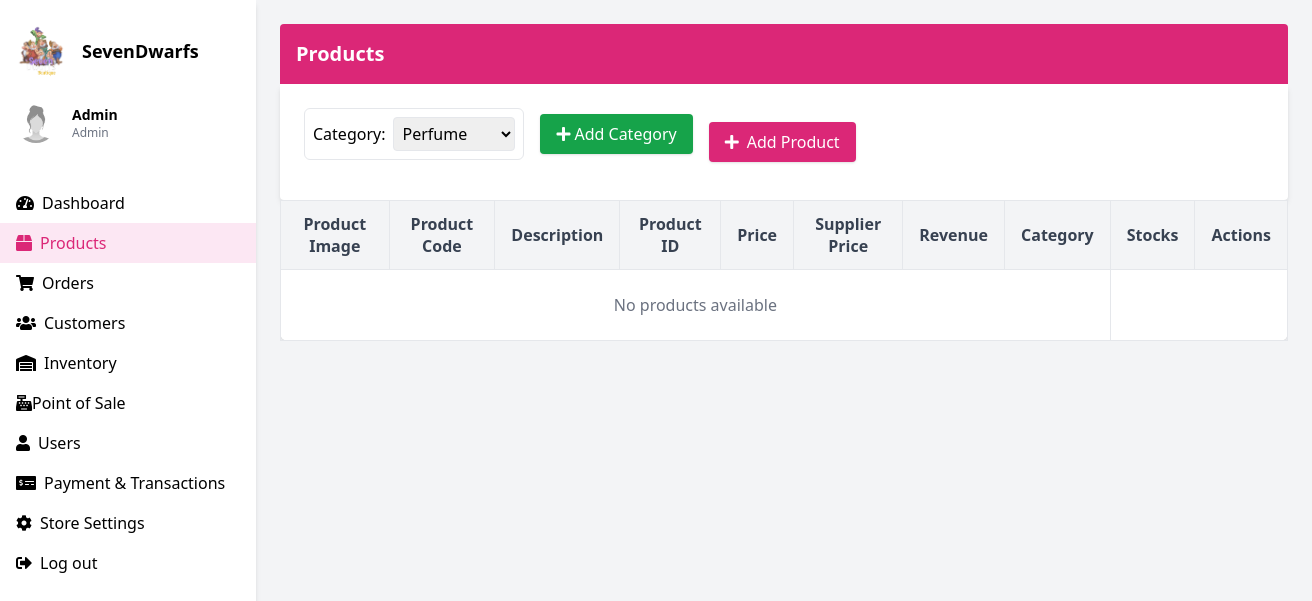
Page /products.php?category=9 on the earlier database version.
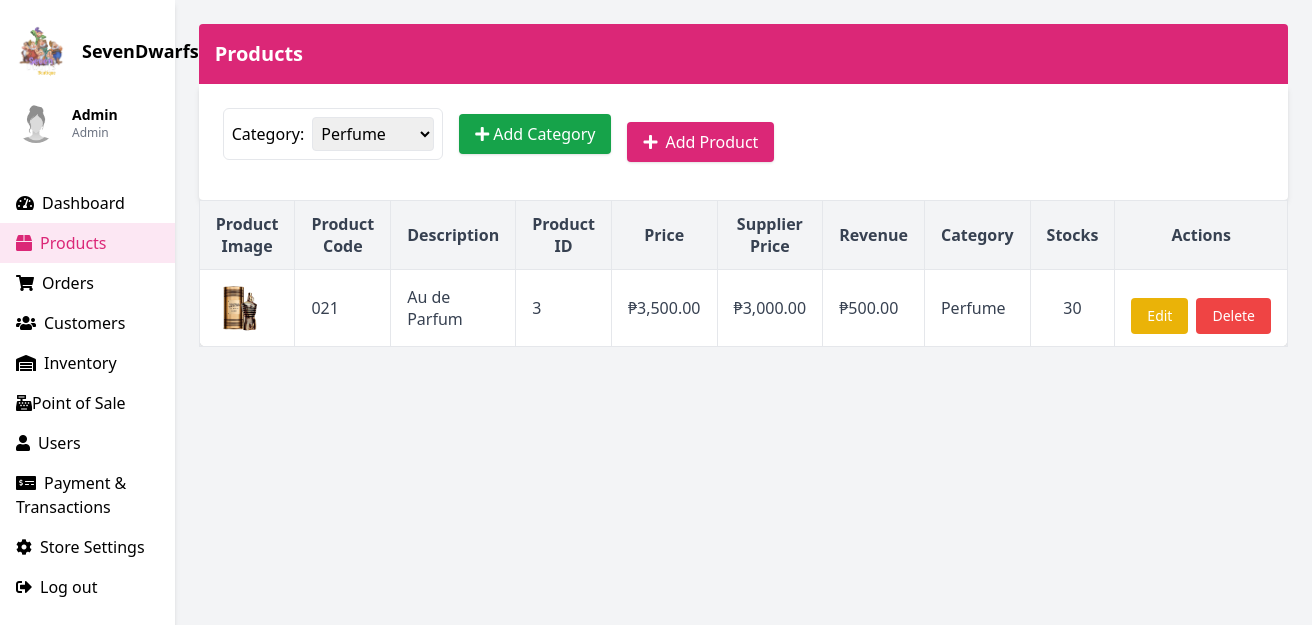
Same page on the later database version.
### tables this page shows
CREATE TABLE `products` (
  `product_id` int(11) NOT NULL,
  `product_name` varchar(255) DEFAULT NULL,
  `description` text DEFAULT NULL,
  `price_id` int(11) DEFAULT NULL,
  `stocks` int(11) DEFAULT NULL,
  `category_id` int(11) DEFAULT NULL,
  `image_url` varchar(255) DEFAULT NULL,
  `created_at` timestamp NOT NULL DEFAULT current_timestamp(),
  `supplier_id` int(11) DEFAULT NULL,
  `supplier_price` decimal(10,2) NOT NULL,
  `revenue` decimal(10,2) GENERATED ALWAYS AS (`price_id` - `supplier_price`) STORED
);

CREATE TABLE `categories` (
  `category_id` int(11) NOT NULL,
  `category_code` varchar(10) DEFAULT NULL,
  `category_name` varchar(100) NOT NULL
);

### products.php (the view, shortened to what the changed rows need)
<?php
require 'conn.php';
$products = [];
$selectedCategory = isset($_GET['category']) ? $_GET['category'] : 'all';
$sqlProducts = "
    SELECT p.*, c.category_name
    FROM products p
    LEFT JOIN categories c ON p.category_id = c.category_id
";
if ($selectedCategory !== 'all') {
    $sqlProducts .= " WHERE p.category_id = ?";
}
$productStmt = $conn->prepare($sqlProducts);
if ($selectedCategory !== 'all') {
    $productStmt->bind_param("i", $selectedCategory);
}
$productStmt->execute();
$resultProducts = $productStmt->get_result();
if ($resultProducts->num_rows > 0) {
    while ($row = $resultProducts->fetch_assoc()) {
        $products[] = $row;
    }
}
?>
<html lang="en">
 <head>
  <script src="https://cdn.tailwindcss.com">
  </script>
  <link href="https://cdnjs.cloudflare.com/ajax/libs/font-awesome/5.15.3/css/all.min.css" rel="stylesheet"/>
 </head>
 <body class="bg-gray-100">
  <div class="flex h-screen">
   <div class="w-64 bg-white shadow-md">
    <div class="p-4">
     <div class="flex items-center space-x-4">
      <div>
       <h2 class="text-lg font-semibold">
        SevenDwarfs
       </h2>
      </div>
     </div>
    </div>
    </div>
    <div class="flex-1 p-6">
      <div class="bg-pink-600 text-white p-4 rounded-t">
        <h1 class="text-xl font-bold">Products</h1>
      </div>
<div class="overflow-x-auto">
  <table class="min-w-full bg-white border border-gray-200 shadow rounded-lg">
    <thead class="bg-gray-100 text-gray-700">
      <tr>
      <th class="px-4 py-3 border">Product Image</th>
        <th class="px-4 py-3 border">Product Code</th>
        <th class="px-4 py-3 border">Description</th>
        <th class="px-4 py-3 border">Product ID</th>
        <th class="px-4 py-3 border">Price</th>
        <th class="px-4 py-3 border">Supplier Price</th>
        <th class="px-4 py-3 border">Revenue</th>
        <th class="px-4 py-3 border">Category</th>
        <th class="px-4 py-3 border">Stocks</th>
        <th class="px-4 py-3 border">Actions</th>
      </tr>
    </thead>
    <tbody class="text-gray-700">
      <?php if (!empty($products)) {
        foreach ($products as $product) { ?>
          <tr class="hover:bg-gray-50">
            <td class="px-4 py-3 border text-center">
              <img src="<?php echo htmlspecialchars($product['image_url']); ?>" alt="Product Image" class="w-12 h-12 object-cover rounded">
            </td>
            <td class="px-4 py-3 border"><?php echo htmlspecialchars($product['product_name']); ?></td>
            <td class="px-4 py-3 border"><?php echo htmlspecialchars($product['description']); ?></td>
            <td class="px-4 py-3 border"><?php echo $product['product_id']; ?></td>
            <td class="px-4 py-3 border">₱<?php echo number_format($product['price_id'], 2); ?></td>
            <td class="px-4 py-3 border">₱<?php echo number_format($product['supplier_price'], 2); ?></td>
            <td class="px-4 py-3 border">₱<?php echo number_format($product['price_id'] - $product['supplier_price'], 2); ?></td>
            <td class="px-4 py-3 border"><?php echo htmlspecialchars($product['category_name']); ?></td>
            <td class="px-4 py-3 border text-center"><?php echo $product['stocks']; ?></td>
            <td class="px-4 py-3 border">
            <div class="flex justify-center mt-4">
  <div class="flex gap-2">
    <a href="edit_product.php?id=<?php echo $product['product_id']; ?>" class="bg-yellow-500 hover:bg-yellow-600 text-white px-4 py-2 rounded text-sm">
      Edit
    </a>
    <a href="delete_product.php?id=<?php echo $product['product_id']; ?>" onclick="return confirm('Are you sure you want to delete this product?')" class="bg-red-500 hover:bg-red-600 text-white px-4 py-2 rounded text-sm">
      Delete
    </a>
  </div>
</div>
            </td>
          </tr>
      <?php }
      } else { ?>
        <tr>
          <td colspan="8" class="text-center px-4 py-6 text-gray-500 border">No products available</td>
        </tr>
      <?php } ?>
    </tbody>
  </table>
</div>

Differences in the rows shown:
added products: image_url (picture), product_name "021", description "Au de Parfum", product_id "3", price "3,500.00", supplier_price "3,000.00", $product['price_id'] - $product['supplier_price'] "500.00", category.category_name "Perfume", stocks "30"
Other differences:
text no longer shown: "No products available"
